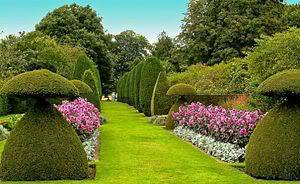
#> input picture Resources/header.jpg, 300 x 184 px
$ python practical_task.py
#> lines starting #> are read from the running program, lines starting #| are printed output that depends on the picture
#Task 1. Blur an image
import cv2
import numpy as np
#reading the image
image = cv2.imread("Resources/header.jpg")
#> image is the input picture: shape (184, 300, 3); mean B, G, R 55.6, 114.2, 102.5

#cv2.imshow("original Image", image)
# #making it blur
# blurImage = cv2.blur(image,(10,10))
# cv2.imshow("Blurred image", blurImage)
# cv2.waitKey(0)

# # Task2. dilate  an image
# # Taking a matrix of size 5 as the kernel
# kernel = np.ones((5,5), np.uint8)
# img_dilation = cv2.dilate(image, kernel)
# cv2.waitKey(0)

# present the edges of the image

#calculate the edges using Canny edge algorithm

#plot the edges

imgCanny = cv2.Canny(image, 100,100)
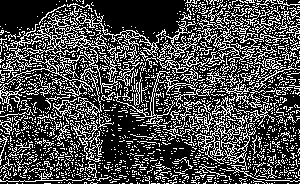
#> imgCanny: shape (184, 300); 29.2% white in thin lines or dots

cv2.imshow("edges", imgCanny)
cv2.waitKey(0)

$ run again, with Resources/faces.jpg copied over Resources/header.jpg
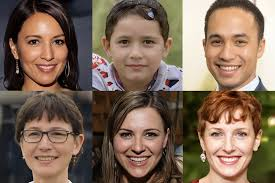
#> input picture Resources/faces.jpg, 275 x 183 px
#> image is the input picture: shape (183, 275, 3); mean B, G, R 86.7, 103.6, 125.5
#> `imgCanny = cv2.Canny(image, 100,100)`:
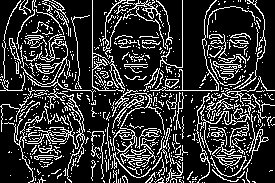
#> imgCanny: shape (183, 275); 20.2% white in thin lines or dots

$ run again, with Resources/passport photo.jpg copied over Resources/header.jpg
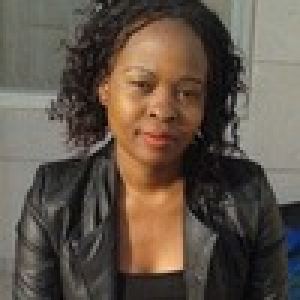
#> input picture Resources/passport photo.jpg, 100 x 100 px (shown 3 times larger)
#> image is the input picture: shape (100, 100, 3); mean B, G, R 73.1, 84.6, 96.4
#> `imgCanny = cv2.Canny(image, 100,100)`:
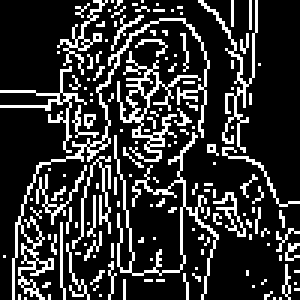
#> imgCanny: shape (100, 100) (shown 3 times larger); 19.8% white in thin lines or dots

$ run again, with Resources/susan2.jpg copied over Resources/header.jpg
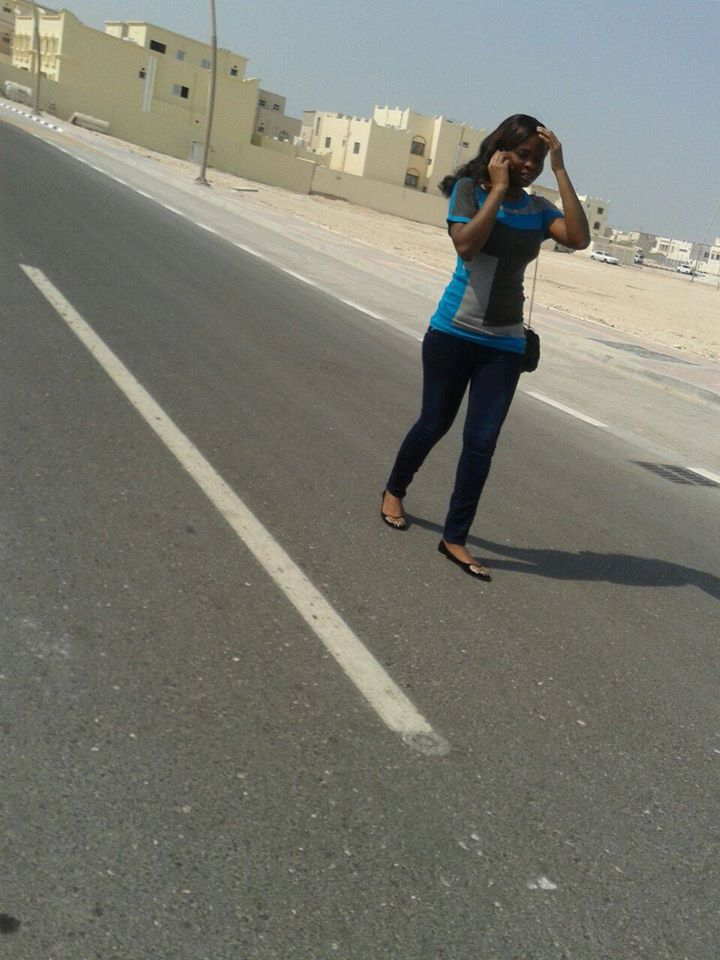
#> input picture Resources/susan2.jpg, 720 x 960 px
#> image is the input picture: shape (960, 720, 3); mean B, G, R 112.2, 121.7, 121.1
#> `imgCanny = cv2.Canny(image, 100,100)`:
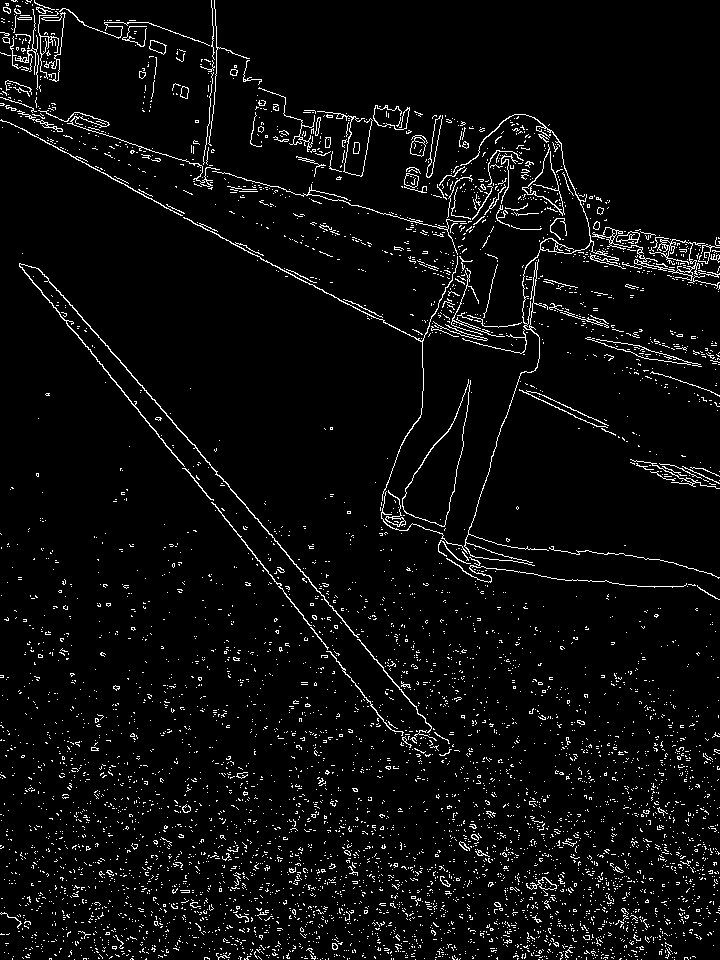
#> imgCanny: shape (960, 720); 4.5% white in thin lines or dots
